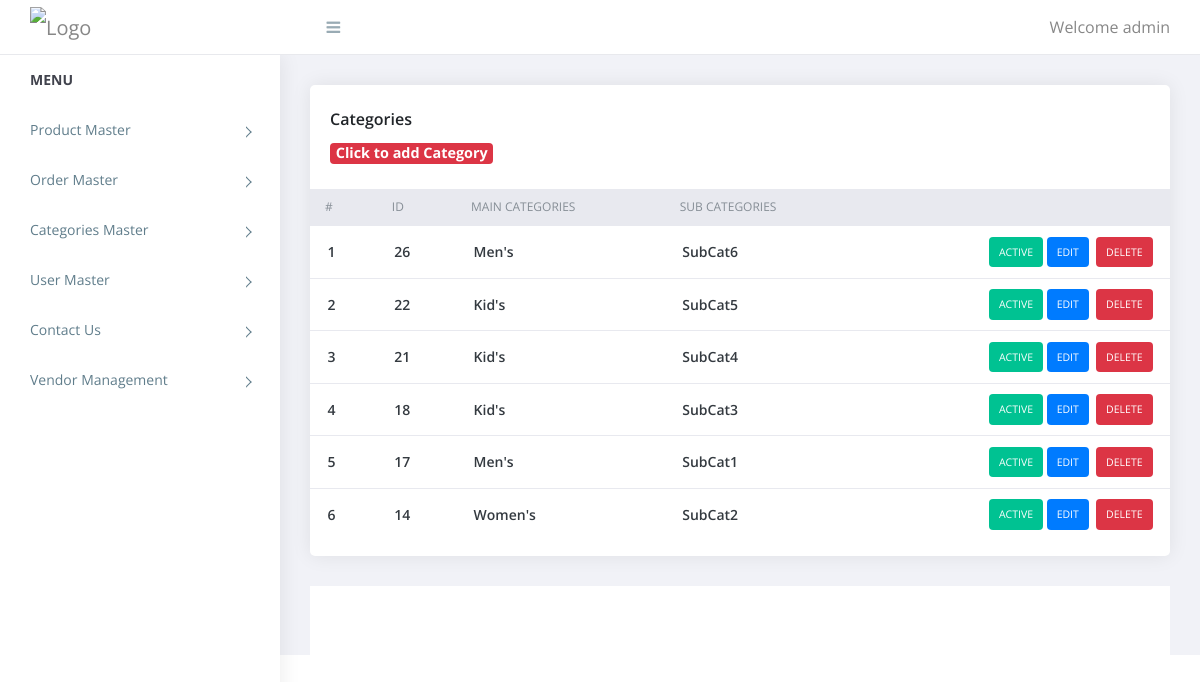
Before: /admin/categories.php (signed in) with the older database file.
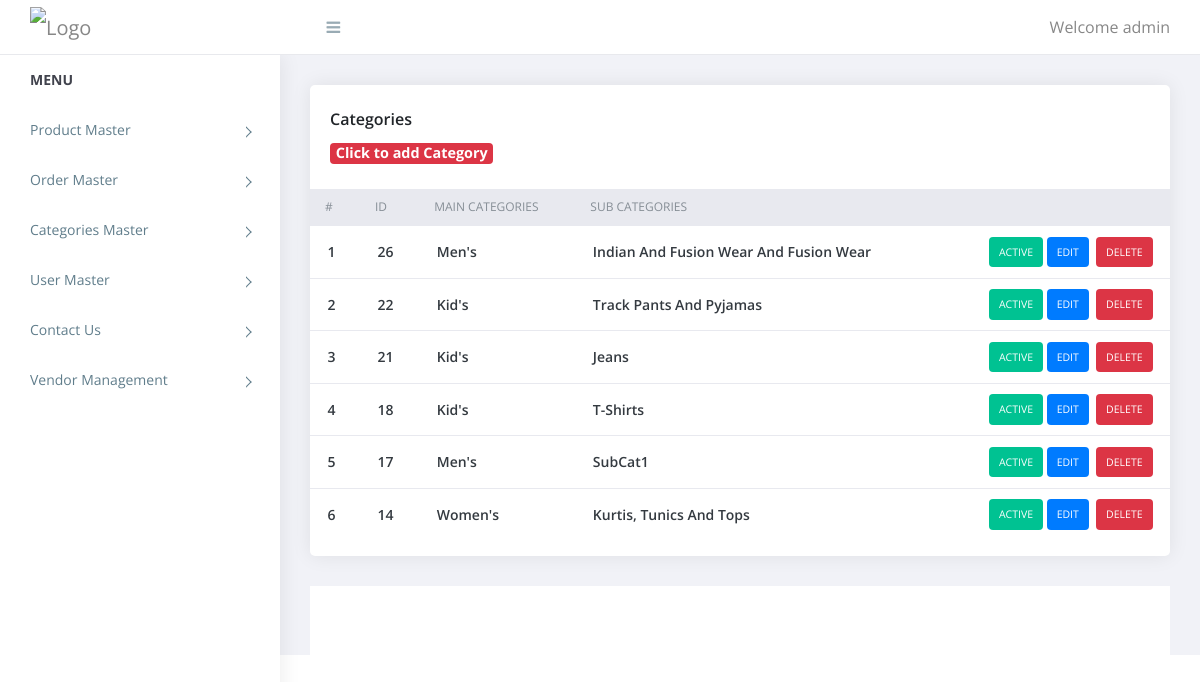
After: the same page with the newer database file.
### tables this page shows
CREATE TABLE `categories` (
  `id` int(11) NOT NULL,
  `super_categories_id` int(11) NOT NULL,
  `categories` varchar(255) NOT NULL,
  `status` tinyint(4) NOT NULL
);

CREATE TABLE `super_category` (
  `id` int(11) NOT NULL,
  `super_category` varchar(255) NOT NULL,
  `status` tinyint(4) NOT NULL
);

### admin/categories.php (the view, shortened to what this page needs)
<?php
require('includes/top.inc.php');
$sql = "SELECT * FROM categories ORDER BY id DESC";
$res = mysqli_query($con, $sql);
$super_cat_res = mysqli_query($con, "SELECT * FROM super_category");
$super_cat_arr = array();
while ($row1 = mysqli_fetch_assoc($super_cat_res)) {
    $super_cat_arr[] = $row1;
}
?>
<div class="content pb-0">
    <div class="orders">
        <div class="row">
            <div class="col-xl-12">
                <div class="card">
                    <div class="card-body">
                        <h4 class="box-title">Categories </h4>
                        <h4 class="box-link"><a href="manage_categories.php"><span class='badge badge-danger'>Click to add Category</span></a></h4>
                    </div>
                    <div class="card-body--">
                        <div class="table-stats order-table ov-h">
                            <table class="table ">
                                <thead>
                                    <tr>
                                        <th class="serial">#</th>
                                        <th>ID</th>
                                        <th>Main Categories</th>
                                        <th>Sub Categories</th>
                                        <th></th>
                                    </tr>
                                </thead>
                                <tbody>
                                    <?php
                                    $i = 1;
                                    while ($row = mysqli_fetch_assoc($res)) {
                                    ?>
                                        <tr>
                                            <td class="serial"><?php echo $i++ ?></td>
                                            <td><?php echo $row['id'] ?></td>
                                            <td><?php echo  $super_cat_arr[$row['super_categories_id'] - 1]['super_category'] ?></td>
                                            <td><?php echo $row['categories'] ?></td>
                                            <td>
                                                <?php
                                                if ($row['status'] == 1) {
                                                    echo " <a href='?type=status&operation=deactive&id=" . $row['id'] . "'><span class='badge badge-complete'>Active</span></a>&nbsp;";
                                                } else {
                                                    echo " <a href='?type=status&operation=active&id=" . $row['id'] . "'><span class='badge badge-pending'>Deactive</span></a>&nbsp;";
                                                }
                                                echo "<a href='manage_categories.php?id=" . $row['id'] . "'><span class='badge badge-primary'>Edit</span></a>&nbsp;&nbsp;";
                                                echo "<a href='?type=delete&id=" . $row['id'] . "'><span class='badge badge-danger'>Delete</span></a>";
                                                ?>
                                            </td>
                                        </tr>
                                    <?php
                                    }
                                    ?>
                                </tbody>
                            </table>
                        </div>
                    </div>
                </div>
            </div>
        </div>
    </div>
</div>
<?php
require('includes/footer.inc.php');
?>

Changed rows visible on the page:
changed categories id 26: categories "SubCat6" → "Indian And Fusion Wear And Fusion Wear"
changed categories id 22: categories "SubCat5" → "Track Pants And Pyjamas"
changed categories id 21: categories "SubCat4" → "Jeans"
changed categories id 18: categories "SubCat3" → "T-Shirts"
changed categories "Women's": categories "SubCat2" → "Kurtis, Tunics And Tops"
